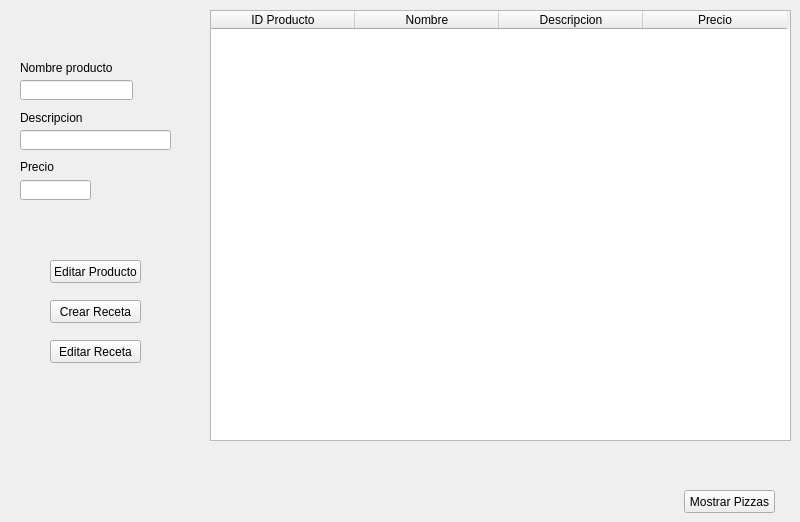
   <widget class="QWidget" name="tab_7">
    <attribute name="title">
     <string>Productos</string>
    </attribute>
    <widget class="QTableWidget" name="table_menu">
     <property name="geometry">
      <rect>
       <x>210</x>
       <y>10</y>
       <width>581</width>
       <height>431</height>
      </rect>
     </property>
     <attribute name="horizontalHeaderDefaultSectionSize">
      <number>144</number>
     </attribute>
     <column>
      <property name="text">
       <string>ID Producto</string>
      </property>
     </column>
     <column>
      <property name="text">
       <string>Nombre</string>
      </property>
     </column>
     <column>
      <property name="text">
       <string>Descripcion</string>
      </property>
     </column>
     <column>
      <property name="text">
       <string>Precio</string>
      </property>
     </column>
    </widget>
    <widget class="QPushButton" name="pushButton_4">
     <property name="geometry">
      <rect>
       <x>684</x>
       <y>490</y>
       <width>91</width>
       <height>23</height>
      </rect>
     </property>
     <property name="text">
      <string>Mostrar Pizzas</string>
     </property>
    </widget>
    <widget class="QLineEdit" name="nom_producto">
     <property name="geometry">
      <rect>
       <x>20</x>
       <y>80</y>
       <width>113</width>
       <height>20</height>
      </rect>
     </property>
    </widget>
    <widget class="QLineEdit" name="lineEdit_5">
     <property name="geometry">
      <rect>
       <x>20</x>
       <y>130</y>
       <width>151</width>
       <height>20</height>
      </rect>
     </property>
    </widget>
    <widget class="QLineEdit" name="lineEdit_6">
     <property name="geometry">
      <rect>
       <x>20</x>
       <y>180</y>
       <width>71</width>
       <height>20</height>
      </rect>
     </property>
    </widget>
    <widget class="QLabel" name="label_42">
     <property name="geometry">
      <rect>
       <x>20</x>
       <y>60</y>
       <width>101</width>
       <height>16</height>
      </rect>
     </property>
     <property name="text">
      <string>Nombre producto</string>
     </property>
    </widget>
    <widget class="QLabel" name="label_43">
     <property name="geometry">
      <rect>
       <x>20</x>
       <y>110</y>
       <width>81</width>
       <height>16</height>
      </rect>
     </property>
     <property name="text">
      <string>Descripcion</string>
     </property>
    </widget>
    <widget class="QLabel" name="label_44">
     <property name="geometry">
      <rect>
       <x>20</x>
       <y>160</y>
       <width>47</width>
       <height>13</height>
      </rect>
     </property>
     <property name="text">
      <string>Precio</string>
     </property>
    </widget>
    <widget class="QPushButton" name="Crear_receta">
     <property name="geometry">
      <rect>
       <x>50</x>
       <y>300</y>
       <width>91</width>
       <height>23</height>
      </rect>
     </property>
     <property name="text">
      <string>Crear Receta</string>
     </property>
    </widget>
    <widget class="QPushButton" name="Crear_receta_2">
     <property name="geometry">
      <rect>
       <x>50</x>
       <y>340</y>
       <width>91</width>
       <height>23</height>
      </rect>
     </property>
     <property name="text">
      <string>Editar Receta</string>
     </property>
    </widget>
    <widget class="QPushButton" name="Crear_receta_3">
     <property name="geometry">
      <rect>
       <x>50</x>
       <y>260</y>
       <width>91</width>
       <height>23</height>
      </rect>
     </property>
     <property name="text">
      <string>Editar Producto</string>
     </property>
    </widget>
   </widget>
